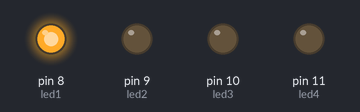
Simulated run of this sketch. Board: Arduino Uno, built with avr-gcc and run on an emulated ATmega328P. On the bench: output pins drawn as LEDs (lit = HIGH).

Above: at 0.2 s.
At 1.2 s:
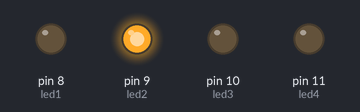
At 2.2 s:
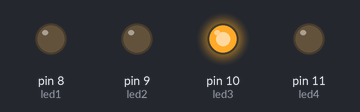
At 3.2 s:
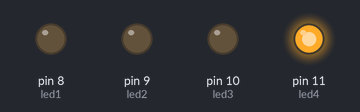
At 4.7 s:
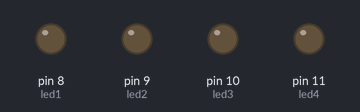
Timing chart, 0 to 5.2 s (numbered marks = the images above):
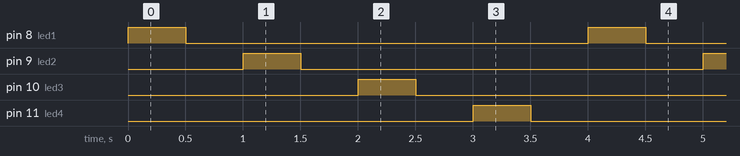

Measured:
- by itself, pin 8 (led1), pin 9 (led2), pin 10 (led3), pin 11 (led4): alternates HIGH for 0.50 s and LOW for 3.5 s
- by itself, everything shown: repeats every 4.0 s, in 8 steps

The sketch:

EspinozaLizbeth_DEBER_2.1_SE.ino
```cpp
/*
 * DEBER #2.1
 * CAPÍTULO II: PUERTOS DIGITALES
 * CÓDIGO 1: Manejo de puertos configurados como salidas
 * OBJETIVO: Encender y apagar leds mediante el uso de diferentes tipos de variables
 * NOMBRE: Lizbeth Espinoza
 */

//variables: numéricas enteras (int), decimales (float), caracteres (chart)
const int led1 = 8;   //variable constante, es la recomendable
const int led2 = 9;   //variable constante, es la recomendable
const int led3 = 10;  //variable constante, es la recomendable
const int led4 = 11;  //variable constante, es la recomendable

void setup() {
  pinMode(led1,OUTPUT);  //declaro el pin 8 como salida
  pinMode(led2,OUTPUT);  //declaro el pin 9 como salida
  pinMode(led3,OUTPUT);  //declaro el pin 10 como salida
  pinMode(led4,OUTPUT);  //declaro el pin 11 como salida
}

void loop() {
  digitalWrite(led1,HIGH);  //Envía 5V al pin8
  delay(500);               //Se detiene el microcontrolador por medio segundo
  digitalWrite(led1,LOW);   //Envía 0V al pin8
  delay(500);               //Se detiene el microcontrolador por medio segundo
  digitalWrite(led2,HIGH);  //Envía 5V al pin9
  delay(500);               //Se detiene el microcontrolador por medio segundo
  digitalWrite(led2,LOW);   //Envía 0V al pin9
  delay(500);               //Se detiene el microcontrolador por medio segundo
  digitalWrite(led3,HIGH);  //Envía 5V al pin10
  delay(500);               //Se detiene el microcontrolador por medio segundo
  digitalWrite(led3,LOW);   //Envía 0V al pin10
  delay(500);               //Se detiene el microcontrolador por medio segundo
  digitalWrite(led4,HIGH);  //Envía 5V al pin11
  delay(500);               //Se detiene el microcontrolador por medio segundo
  digitalWrite(led4,LOW);   //Envía 0V al pin11
  delay(500);               //Se detiene el microcontrolador por medio segundo

}
```
